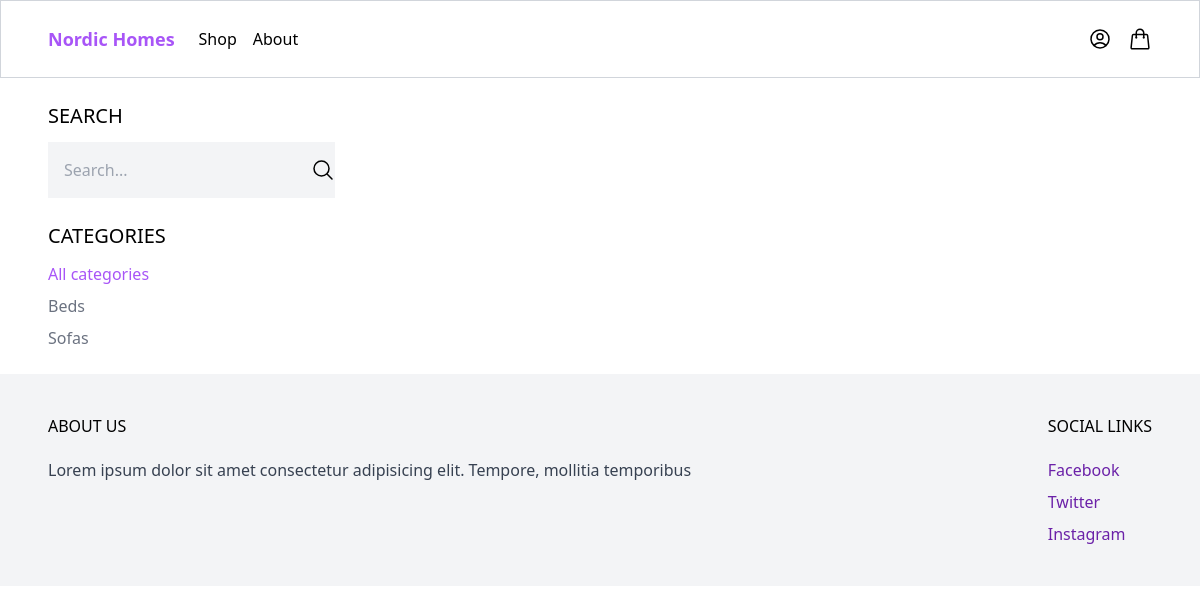
Page /shop/ on the earlier database version.
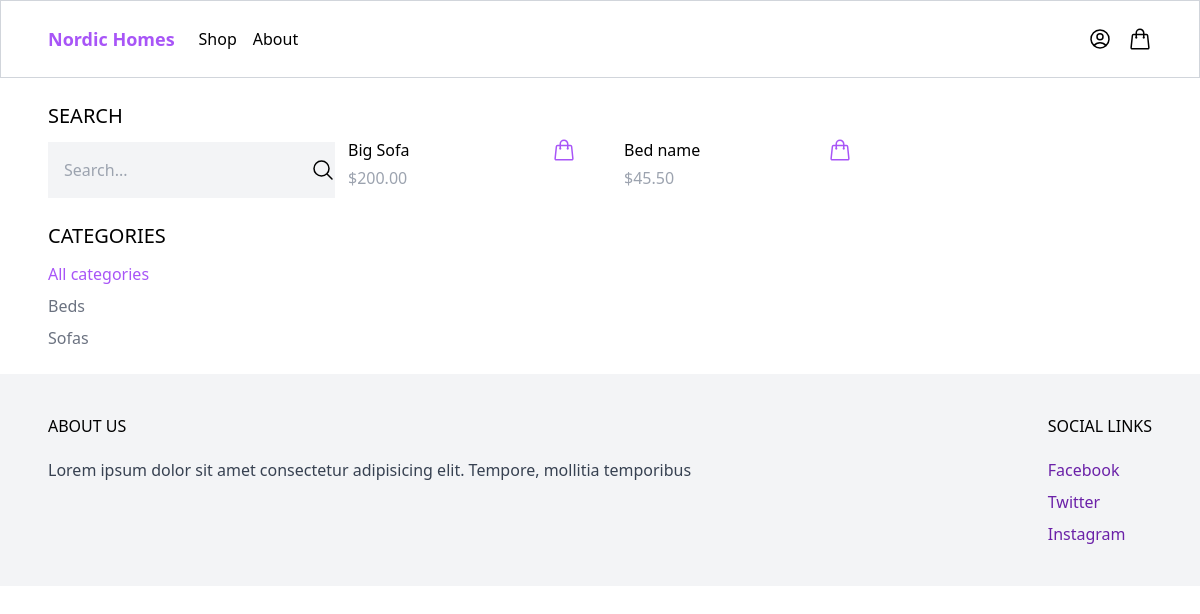
Same page on the later database version.
### products/models.py (models this page shows, shortened)
class Category(models.Model):
    name = models.CharField(max_length=255)
    slug = models.SlugField()
    class Meta:
        ordering = ('name', )

class Product(models.Model):
    category = models.ForeignKey(Category, related_name='products', on_delete=models.CASCADE)
    name = models.CharField(max_length=255)
    slug = models.SlugField()
    description = models.TextField(blank=True, null=True)
    price = models.DecimalField(max_digits=10, decimal_places=2)
    created_at = models.DateTimeField(auto_now_add=True)
    class Meta:
        ordering = ('-created_at', )

### core/views.py (the view)
# urls.py: path('shop/', shop, name="shop")
def shop(request):
    active_category = request.GET.get('category', '')
    query = request.GET.get('query', '')
    categories = Category.objects.all()
    if active_category:
        products = Product.objects.filter(category__slug=active_category)
    else:
        products = Product.objects.all()
    if query:
        products = products.filter(Q(name__icontains=query) | Q(description__icontains=query))
    context = {
        'products': products,
        'categories': categories,
        'active_category': active_category,
    }
    return render(request, "core/shop.html", context)

### core/templates/core/shop.html
{% extends 'core/base.html' %}
{% block content %}
<div class="max-w-6xl mx-auto flex flex-wrap item-start py-6 px-6 xl:px-0">
    <div class="w-full lg:w-1/4">
        <h3 class="mb-3 text-xl uppercase">Search</h3>
        <form method="get" action=".">
            <div class="flex focus-within:outline focus-within:outline-2 focus-within:outline-purple-500 rounded-sm">
                <input type="text" name="query" class="p-4 bg-gray-100 border-0 outline-none focus:outline-none" placeholder="Search...">
                <button class="flex items-center justify-center bg-gray-100 border-0 w-[14rem]">
                    <svg class="size-6" xmlns="http://www.w3.org/2000/svg" fill="none" viewBox="0 0 24 24" stroke-width="1.5" stroke="currentColor">
                        <path stroke-linecap="round" stroke-linejoin="round" d="m21 21-5.197-5.197m0 0A7.5 7.5 0 1 0 5.196 5.196a7.5 7.5 0 0 0 10.607 10.607Z" />
                    </svg>
                </button>
            </div>
        </form>
        <h3 class="mt-6 mb-3 text-xl uppercase">Categories</h3>
        <ul class="space-y-2">
            <li><a href="{% url 'core:shop' %}" class="{% if not active_category %}text-purple-500{% else %}text-gray-500{% endif %}">All categories</a></li>
            {% for category in categories %}
            <li><a href="{% url 'core:shop' %}?category={{ category.slug }}" class="{% if category.slug == active_category %}text-purple-500{% else %}text-gray-500{% endif %}">{{ category.name }}</a></li>
            {% endfor %}
        </ul>
    </div>
    <div class="w-full lg:w-3/4 flex flex-wrap">
        {% for product in products %}
            {% include 'products/partials/product_list_item.html' %}
        {% endfor %}
    </div>
</div>
{% endblock %}

### core/templates/core/base.html (shortened to what this page needs)
<!DOCTYPE html>
<html lang="en">
<head>
    <script src="https://cdn.tailwindcss.com"></script>
</head>
<body>
    <nav class="border border-gray-300">
        <div class="max-w-6xl mx-auto py-2 px-6 xl:px-0 flex items-center justify-between">
            <div class="flex tems-center space-x-6">
                <a href="/" class="py-4 text-lg text-purple-500 font-semibold">Nordic Homes</a>
                <ul class="flex items-center space-x-4">
                    <li><a href="{% url 'core:shop' %}">Shop</a></li>
                    <li><a href="#">About</a></li>
                </ul>
            </div>
            <div class="flex items-center space-x-4">
                <a href="#">
                </a>
                <a href="#">
                </a>
            </div>
        </div>
    </nav>
    <main>
        {% block content %}{% endblock %}
    </main>
    <footer class="bg-gray-100">
        <div class="max-w-6xl mx-auto py-10 px-6 xl:px-0 md:flex justify-between">
            <div class="mb-12 md:mb-0">
                <h2 class="mb-5 uppercase texg-lg">About us</h2>
                <p class="text-gray-700">Lorem ipsum dolor sit amet consectetur adipisicing elit. Tempore, mollitia temporibus </p>
            </div>
            <div>
                <h2 class="mb-5 uppercase texg-lg">Social links</h2>
                <ul class="space-y-2">
                    <li href="#" class="text-purple-800">Facebook</li>
                    <li href="#" class="text-purple-800">Twitter</li>
                    <li href="#" class="text-purple-800">Instagram</li>
                </ul>
    </footer>
</body>
</html>

### products/templates/products/partials/product_list_item.html (shortened to what this page needs)
<div class="w-full md:w-1/3 xl:w-1/4 p-6">
<div class="pt-3 flex items-center justify-between">
    <a href="{% url 'products:product_detail' product.slug %}">{{ product.name }}</a>
    <a href="{% url 'products:product_detail' product.slug %}" class="text-purple-500 hover:text-purple-800">
    </a>
</div>
<p class="pt-1 text-gray-400">${{ product.price }}</p>
</div>

Differences in the rows shown:
added Product: name "Big Sofa", price "200.00"
added Product: name "Bed name", price "45.50"
